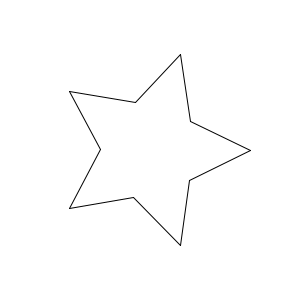
Frame 1 (no input)
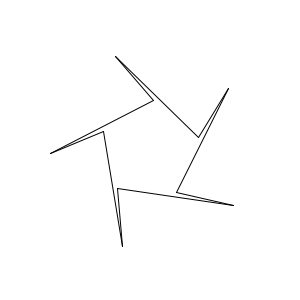
Frame 60 (the mouse pressed at the canvas centre just before this capture)
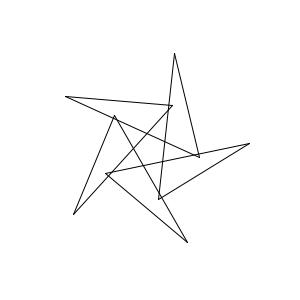
Frame 120 (the mouse held since frame 60 and released just before this capture)

The Processing sketch that drew these frames (run headless with seeded random() and noise(); from frame 60 on, the mouse is pressed at the canvas centre):

// Processing sketch: Cap4_3_2_EstrelaAnimadaVariante
// ── Cap4_3_2_EstrelaAnimadaVariante.pde
/*
 * Livro: O Código Transcendente
 * por Mateus Paresqui Berruezo.
 * Capítulo 4 - Seção 4.3
 * 
 * Parte do repositório encontrado em:
 * https://github.com/codigotranscendente/livro
 *
 * MIT License. Pode ser consultada em:
 * https://opensource.org/licenses/MIT
 */

// Número de pontas e pontos da estrela:
int pontas = 5, nbr = 2*pontas;

// Raio externo e interno:
float re = 100, ri = 0.5*re;

// Giro da estrela (animação):
float incremento = 0;

void setup() {
  size(300,300);
  background(255);
}

void draw() {
  background(255);
  
  // Coordenadas dos pontos que compõem a estrela:
  float[] x = new float[nbr];
  float[] y = new float[nbr];
  
  for(int i = 0; i < nbr; i++) {
    float r = 0;
    
    //Se o ponto for par temos o raio externo, se ímpar, o interno:
    if(i%2 == 0) {
      r = re;
    }
    else {
      r = ri;
    }
    
    x[i] = width/2 + r*cos(incremento + radians(i*360.0/nbr + (i%2)*frameCount));
    y[i] = height/2 + r*sin(incremento + radians(i*360.0/nbr + (i%2)*frameCount));
  }
  
  // Desenho da estrela:
  for(int i = 1; i < nbr; i++) {
    line(x[i-1],y[i-1],x[i],y[i]);
  }
  // A última ligação deve ser feita fora da repetição,
  // unindo o primeiro com o último ponto:
  line(x[0],y[0],x[nbr-1],y[nbr-1]);
  
  incremento += 0.01;
}
